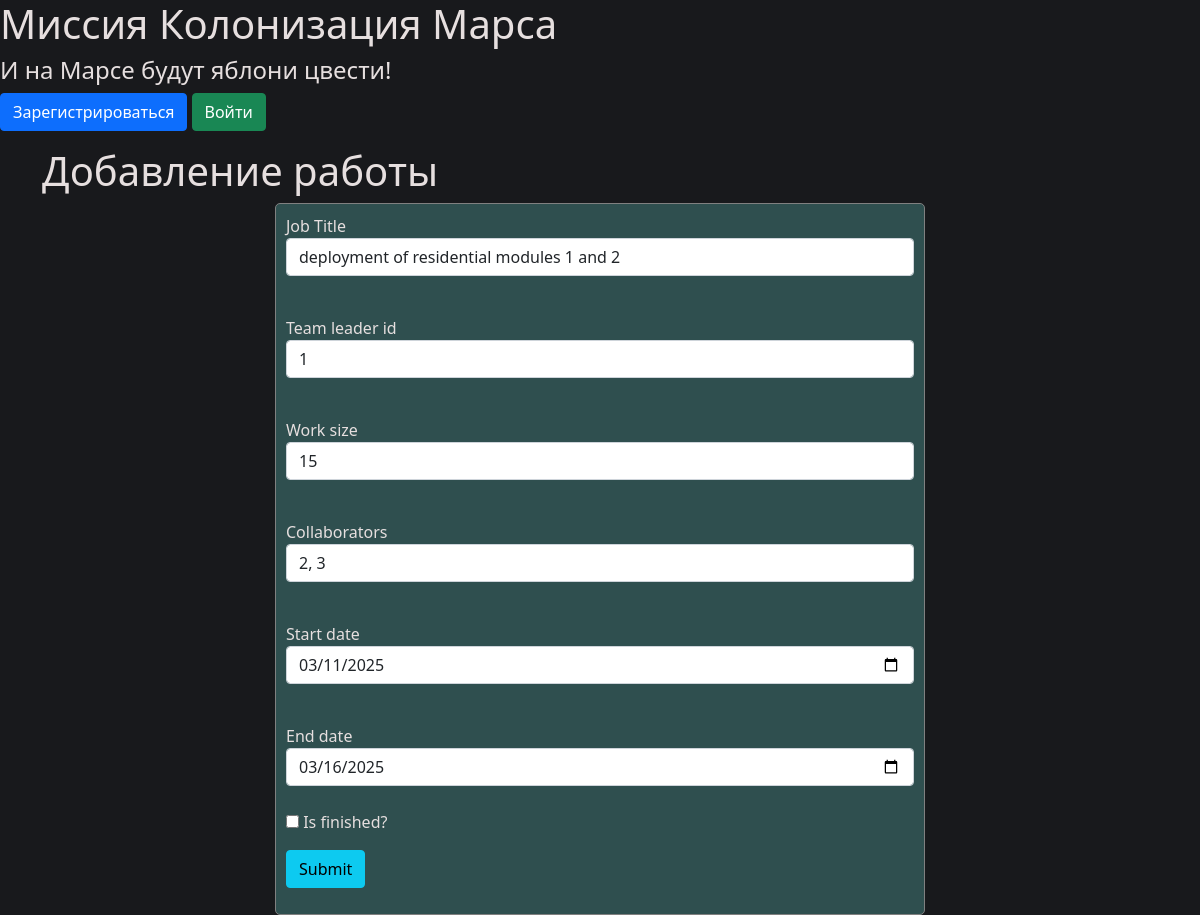
Page /edit_job/1 on the earlier database version.
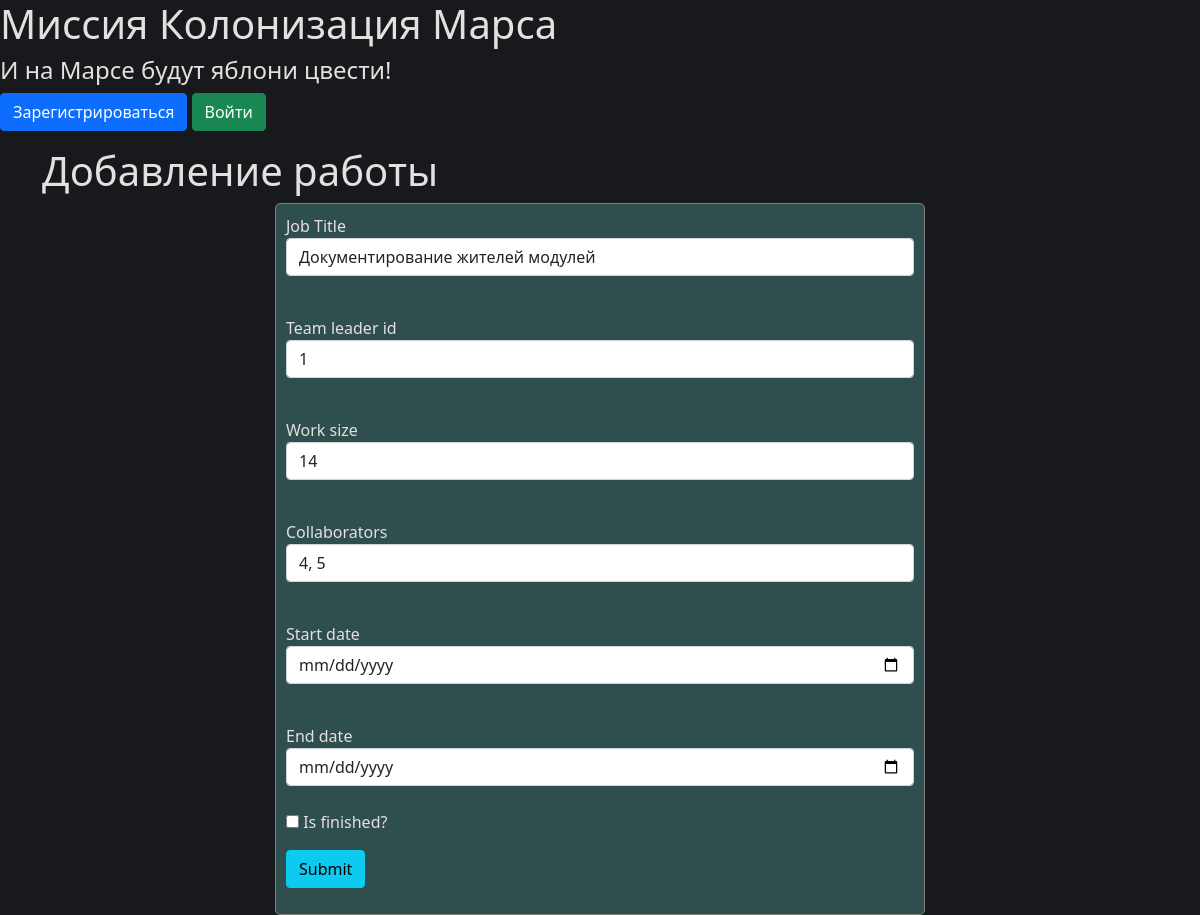
Same page on the later database version.
### data/jobs.py (models this page shows, shortened)
class Job(SqlAlchemyBase, SerializerMixin):
    __tablename__ = 'jobs'
    id = sqlalchemy.Column(sqlalchemy.Integer,
                           primary_key=True, autoincrement=True)
    team_leader = sqlalchemy.Column(sqlalchemy.Integer, sqlalchemy.ForeignKey("users.id"))
    job = sqlalchemy.Column(sqlalchemy.String)
    work_size = sqlalchemy.Column(sqlalchemy.Integer)
    collaborators = sqlalchemy.Column(sqlalchemy.String)
    start_date = sqlalchemy.Column(sqlalchemy.DateTime, default=datetime.datetime.now)
    end_date = sqlalchemy.Column(sqlalchemy.DateTime)
    is_finished = sqlalchemy.Column(sqlalchemy.Boolean, default=False)
    user = orm.relationship('User')

### repr.py (the view, shortened to what this page needs)
@app.route('/edit_job/<job_id>', methods=['GET', 'POST'])
def edit_job(job_id):
    form = JobForm()
    db_sess = db_session.create_session()
    job = db_sess.query(Job).filter(Job.id == int(job_id)).first()
    form.team_leader.data = job.team_leader
    form.job.data = job.job
    form.work_size.data = job.work_size
    form.collaborators.data = job.collaborators
    form.start_date.data = job.start_date
    form.end_date.data = job.end_date
    form.is_finished.data = job.is_finished
    return render_template('add_job.html', title='Редактирование работы', form=form)

### forms/add_job.py
class JobForm(FlaskForm):
    team_leader = StringField('Team leader id', validators=[DataRequired()])
    job = StringField("Job Title", validators=[DataRequired()])
    work_size = IntegerField('Work size', validators=[DataRequired()])
    collaborators = StringField('Collaborators', validators=[DataRequired()])
    start_date = DateField('Start date', validators=[DataRequired()])
    end_date = DateField('End date', validators=[DataRequired()])
    is_finished = BooleanField('Is finished?')
    submit = SubmitField('Submit')

### data/db_session.py (called while the page is built)
def create_session() -> Session:
    global __factory
    return __factory()

### templates/add_job.html (shortened to what this page needs)
{% extends "base.html" %}
{% block hed %}
<link rel="stylesheet" href="/static/css/form.css">
<link rel="stylesheet" href="/static/css/table.css">
{% endblock %}
{% block content %}
<h1>Добавление работы</h1>
<form class="login_form" action="" method="post" novalidate>
    {{ form.job.label }}<br>
        {{ form.job(class="form-control") }}<br>
    {{ form.team_leader.label }}<br>
        {{ form.team_leader(class="form-control") }}<br>
    {{ form.work_size.label }}<br>
        {{ form.work_size(class="form-control") }}<br>
    {{ form.collaborators.label }}<br>
        {{ form.collaborators(class="form-control") }}<br>
    {{ form.start_date.label }}<br>
        {{ form.start_date(class="form-control") }}<br>
    {{ form.end_date.label }}<br>
        {{ form.end_date(class="form-control") }}<br>
    <p>{{ form.is_finished() }} {{ form.is_finished.label }}</p>
    <p>{{ form.submit(type="submit", class="btn btn-info") }}</p>
</form>
{% endblock %}

Differences in the rows shown:
changed Job: job "deployment of residential modules 1 and 2" → "Документирование жителей модулей"; work_size "15" → "14"; collaborators "2, 3" → "4, 5"; start_date "03/11/2025" → (not shown); end_date "03/16/2025" → (not shown)
